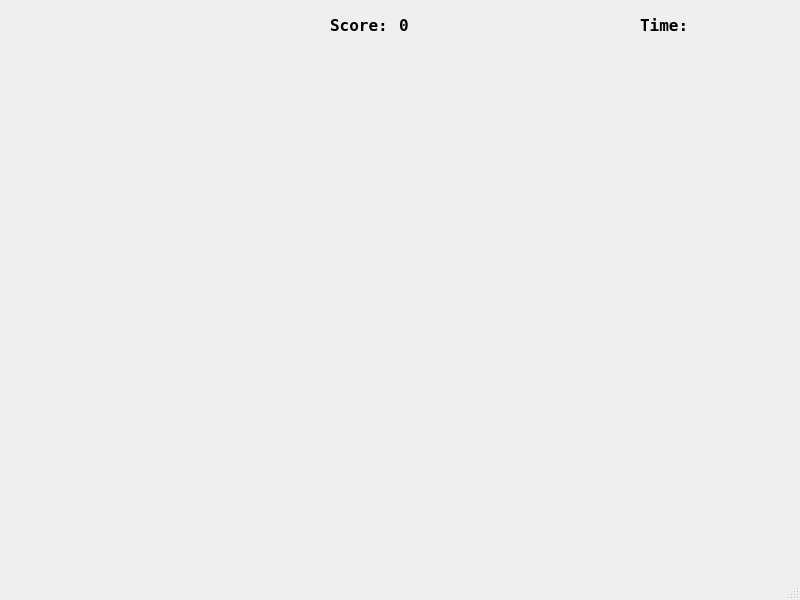
<?xml version="1.0" encoding="UTF-8"?>
<ui version="4.0">
 <class>MainWindow</class>
 <widget class="QMainWindow" name="MainWindow">
  <property name="geometry">
   <rect>
    <x>0</x>
    <y>0</y>
    <width>800</width>
    <height>600</height>
   </rect>
  </property>
  <property name="minimumSize">
   <size>
    <width>800</width>
    <height>600</height>
   </size>
  </property>
  <property name="maximumSize">
   <size>
    <width>800</width>
    <height>600</height>
   </size>
  </property>
  <property name="windowTitle">
   <string>MainWindow</string>
  </property>
  <widget class="QWidget" name="centralwidget">
   <widget class="QLabel" name="background">
    <property name="enabled">
     <bool>true</bool>
    </property>
    <property name="geometry">
     <rect>
      <x>-110</x>
      <y>-320</y>
      <width>1000</width>
      <height>1000</height>
     </rect>
    </property>
    <property name="text">
     <string/>
    </property>
    <property name="pixmap">
     <pixmap resource="ressources.qrc">:/Space Background.png</pixmap>
    </property>
    <property name="scaledContents">
     <bool>true</bool>
    </property>
   </widget>
   <widget class="QWidget" name="layoutWidget">
    <property name="geometry">
     <rect>
      <x>640</x>
      <y>10</y>
      <width>141</width>
      <height>31</height>
     </rect>
    </property>
    <layout class="QHBoxLayout" name="horizontalLayout_3">
     <property name="spacing">
      <number>1</number>
     </property>
     <item>
      <widget class="QLabel" name="label_time_text">
       <property name="font">
        <font>
         <family>Terminal</family>
         <pointsize>12</pointsize>
         <bold>true</bold>
        </font>
       </property>
       <property name="text">
        <string>Time:</string>
       </property>
      </widget>
     </item>
     <item>
      <widget class="QLabel" name="lable_time_value">
       <property name="font">
        <font>
         <family>Terminal</family>
         <pointsize>12</pointsize>
         <bold>true</bold>
        </font>
       </property>
       <property name="text">
        <string/>
       </property>
      </widget>
     </item>
    </layout>
   </widget>
   <widget class="QWidget" name="layoutWidget">
    <property name="geometry">
     <rect>
      <x>20</x>
      <y>10</y>
      <width>122</width>
      <height>31</height>
     </rect>
    </property>
    <layout class="QHBoxLayout" name="horizontalLayout">
     <property name="spacing">
      <number>6</number>
     </property>
     <property name="sizeConstraint">
      <enum>QLayout::SetFixedSize</enum>
     </property>
     <item>
      <widget class="QLabel" name="label_life_1">
       <property name="maximumSize">
        <size>
         <width>36</width>
         <height>29</height>
        </size>
       </property>
       <property name="text">
        <string/>
       </property>
       <property name="pixmap">
        <pixmap resource="ressources.qrc">:/life.png</pixmap>
       </property>
       <property name="scaledContents">
        <bool>true</bool>
       </property>
      </widget>
     </item>
     <item>
      <widget class="QLabel" name="label_life_2">
       <property name="maximumSize">
        <size>
         <width>36</width>
         <height>29</height>
        </size>
       </property>
       <property name="text">
        <string/>
       </property>
       <property name="pixmap">
        <pixmap resource="ressources.qrc">:/life.png</pixmap>
       </property>
       <property name="scaledContents">
        <bool>true</bool>
       </property>
      </widget>
     </item>
     <item>
      <widget class="QLabel" name="label_life_3">
       <property name="maximumSize">
        <size>
         <width>36</width>
         <height>29</height>
        </size>
       </property>
       <property name="text">
        <string/>
       </property>
       <property name="pixmap">
        <pixmap resource="ressources.qrc">:/life.png</pixmap>
       </property>
       <property name="scaledContents">
        <bool>true</bool>
       </property>
      </widget>
     </item>
    </layout>
   </widget>
   <widget class="QWidget" name="layoutWidget">
    <property name="geometry">
     <rect>
      <x>330</x>
      <y>10</y>
      <width>131</width>
      <height>31</height>
     </rect>
    </property>
    <layout class="QHBoxLayout" name="horizontalLayout_2">
     <item>
      <widget class="QLabel" name="label_score_text">
       <property name="font">
        <font>
         <family>Terminal</family>
         <pointsize>12</pointsize>
         <bold>true</bold>
        </font>
       </property>
       <property name="text">
        <string>Score:</string>
       </property>
      </widget>
     </item>
     <item>
      <widget class="QLabel" name="label_score_value">
       <property name="font">
        <font>
         <family>Terminal</family>
         <pointsize>12</pointsize>
         <bold>true</bold>
        </font>
       </property>
       <property name="text">
        <string>0</string>
       </property>
      </widget>
     </item>
    </layout>
   </widget>
   <widget class="QLabel" name="startGameLabel">
    <property name="enabled">
     <bool>true</bool>
    </property>
    <property name="geometry">
     <rect>
      <x>130</x>
      <y>210</y>
      <width>511</width>
      <height>51</height>
     </rect>
    </property>
    <property name="font">
     <font>
      <family>Terminal</family>
      <pointsize>14</pointsize>
     </font>
    </property>
    <property name="text">
     <string/>
    </property>
    <property name="alignment">
     <set>Qt::AlignCenter</set>
    </property>
   </widget>
  </widget>
  <widget class="QMenuBar" name="menubar">
   <property name="geometry">
    <rect>
     <x>0</x>
     <y>0</y>
     <width>800</width>
     <height>21</height>
    </rect>
   </property>
  </widget>
  <widget class="QStatusBar" name="statusbar"/>
 </widget>
 <resources>
  <include location="ressources.qrc"/>
 </resources>
 <connections/>
</ui>
